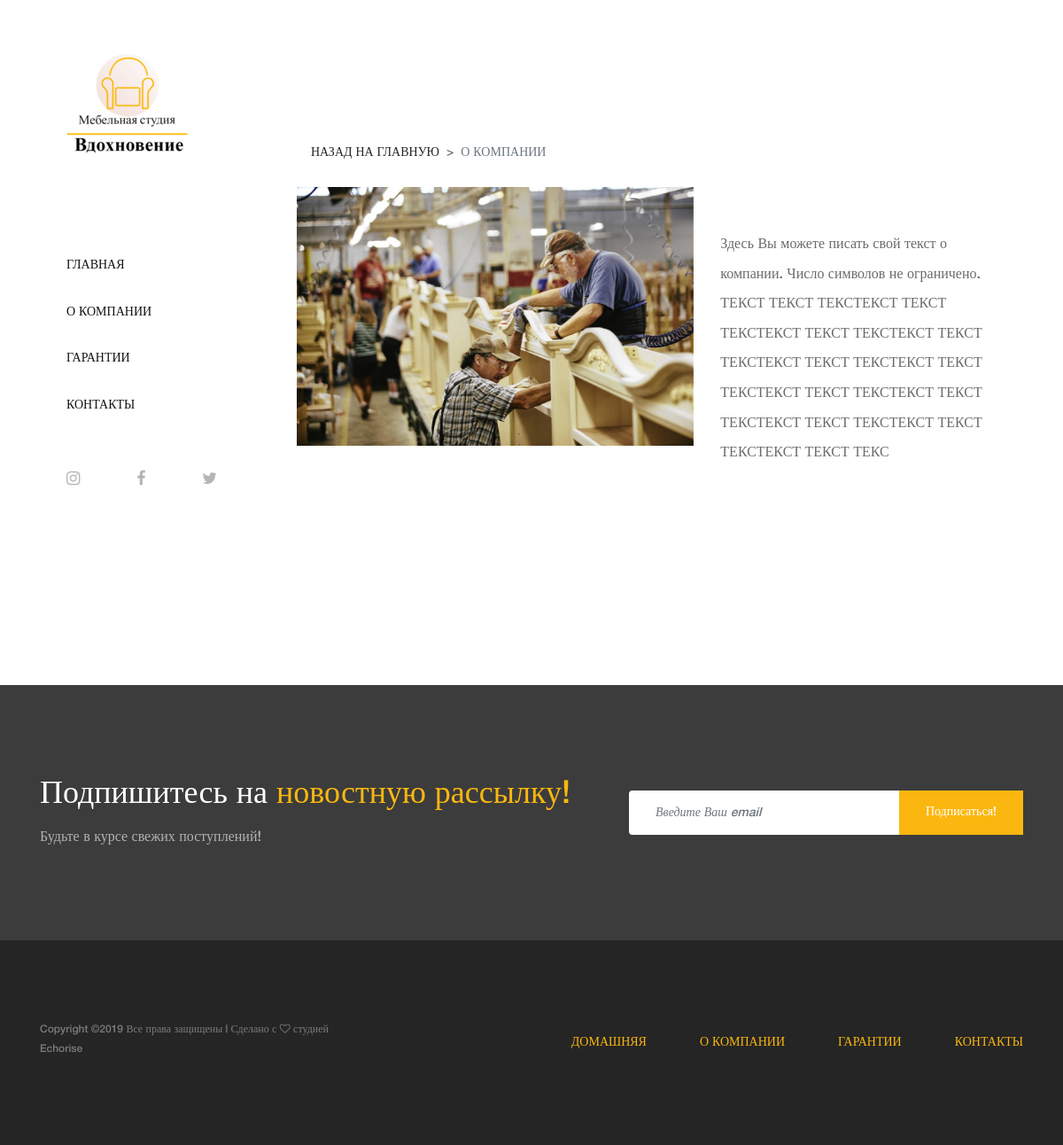
The app's page /about_us/ with its own data.
### about_us/models.py (models this page shows, shortened)
class About_usImage(models.Model):
    About_us = models.ForeignKey(About_us, blank=True, null=True, default=None, on_delete=models.CASCADE, verbose_name='О компании')
    image = models.ImageField(upload_to='about_us_images/', verbose_name='Фотография')
    is_main = models.BooleanField(default=False, verbose_name='Главная')
    is_active = models.BooleanField(default=True, verbose_name='Актуально')
    created = models.DateTimeField(default=timezone.now, verbose_name='Дата загрузки')
    updated = models.DateTimeField(default=timezone.now, verbose_name='Дата редактирования')
    class Meta:
        verbose_name = 'Фотография к вкладке "О компании"'
        verbose_name_plural = 'Фотографии к вкладкам "О компании"'

class About_us(models.Model):
    description = models.TextField(blank=True, null=True, default=None, verbose_name='Полное описание кладки "О компании"')
    is_active = models.BooleanField(default=True, verbose_name='Актуально?')
    created = models.DateTimeField(default=timezone.now, verbose_name='Дата создания записи')
    updated = models.DateTimeField(default=timezone.now, verbose_name='Дата редактирования записи')
    class Meta:
        verbose_name = 'О компании (запись)'
        verbose_name_plural = 'О компании (запись)'

### landing/views.py (the view)
# urls.py: url(r'^about_us/$', views.abouts_us, name='about_us'),
def abouts_us(request):
    about = About_us.objects.get(id=1)
    session_key = request.session.session_key
    if not session_key:
        request.session.cycle_key()
    print(request.session.session_key)
    form = SubscriberForm(request.POST or None)
    if request.method == "POST" and form.is_valid():
        print(request.POST)
        print(form.cleaned_data)
        data = form.cleaned_data
        print(form.cleaned_data["email"])
        new_form = form.save()
    return render(request, 'abouts_us/about_us.html', locals())

### landing/forms.py
class SubscriberForm(forms.ModelForm):
    class Meta:
        model = Subscriber
        exclude = ["created", "updated"]

### templates/abouts_us/about_us.html
{% extends 'base.html' %}
{% load static %}
{% block content %}
<div class="single-product-area section-padding-100 clearfix">
    <div class="container-fluid">
        <div class="row">
            <div class="col-12">
                <nav aria-label="breadcrumb">
                    <ol class="breadcrumb mt-50">
                        <li class="breadcrumb-item"><a href="{% url 'home' %}">Назад на главную</a></li>
                        <li class="breadcrumb-item active" aria-current="page">О компании</li>
                    </ol>
                </nav>
            </div>
        </div>
        <div class="row">
            <div class="col-12 col-lg-7">
                <div class="single_product_thumb">
                    {% for image_item in about.about_usimage_set.all %}
                        <div id="product_details_slider" class="carousel slide" data-ride="carousel">
                            <div class="carousel-inner">
                                <div class="carousel-item active">
                                    <a class="gallery_img" href="{{ image_item.image.url }}">
                                        <img class="d-block w-100" src="{{ image_item.image.url }}" alt="Нажмите для детального просмотра">
                                    </a>
                                </div>
                            </div>
                        </div>
                    {% endfor %}
                </div>
            </div>
            <div class="col-12 col-lg-5">
                <div class="single_product_desc">
                    <div class="short_overview my-5">
                        <p>{{ about.description }}</p>
                    </div>
                </div>
            </div>
        </div>
    </div>
</div>
{% endblock content %}

### templates/base.html (shortened to what this page needs)
{% load static %}
<!DOCTYPE html>
<html lang="en">
<head>
    <link rel="stylesheet" href="../static/css/core-style.css">
</head>
<body>
<div class="main-content-wrapper d-flex clearfix">
    {% include 'navbar.html' %}
    {% block content %}
    {% endblock content %}
</div>
    {% include 'footer.html' %}
</body>
</html>

### templates/navbar.html (shortened to what this page needs)
{% load static %}
<header class="header-area clearfix">
    <div class="logo">
        <a href="{% url 'home' %}"><img src="../static/images/core-img/logo_main_3_sm.png" alt=""></a>
    </div>
    <nav class="amado-nav">
        <ul>
            <li class=""><a href="{% url 'home' %}">Главная</a></li>
            <li><a href="{% url 'about_us' %}">О компании</a></li>
            <li><a href="{% url 'guarantees' %}">Гарантии</a></li>
            <li><a href="{% url 'contacts' %}">Контакты</a></li>
        </ul>
    </nav>
    <br><br>
    <div class="social-info d-flex justify-content-between">
        <a href="#"><i class="fa fa-instagram" aria-hidden="true"></i></a>
        <a href="#"><i class="fa fa-facebook" aria-hidden="true"></i></a>
        <a href="#"><i class="fa fa-twitter" aria-hidden="true"></i></a>
    </div>
</header>

### templates/footer.html (shortened to what this page needs)
{% load static %}
<section class="newsletter-area section-padding-100-0">
    <div class="container">
        <div class="row align-items-center">
            <div class="col-12 col-lg-6 col-xl-7">
                <div class="newsletter-text mb-100">
                    <h2>Подпишитесь на <span>новостную рассылку!</span></h2>
                    <p>Будьте в курсе свежих поступлений!</p>
                </div>
            </div>
            <div class="col-12 col-lg-6 col-xl-5">
                <div class="newsletter-form mb-100">
                    <form action="#" method="post">{% csrf_token %}
                        <input type="email" name="{{ form.email.name }}" value="{{ request.POST.email }}" class="nl-email form-control" placeholder="Введите Ваш email">
                        <input type="submit" value="Подписаться!">
                    </form>
                </div>
            </div>
        </div>
    </div>
</section>
<footer class="footer_area clearfix">
    <div class="container">
        <div class="row align-items-center">
            <div class="col-12 col-lg-4">
                <div class="single_widget_area">
                    <p class="copywrite">Copyright &copy;<script>document.write(new Date().getFullYear());</script> Все права защищены | Сделано с <i class="fa fa-heart-o" aria-hidden="true"></i> студией <a href="http://echorise.ru/" target="_blank">Echorise</a></p>
                </div>
            </div>
            <div class="col-12 col-lg-8">
                <div class="single_widget_area">
                    <div class="footer_menu">
                        <nav class="navbar navbar-expand-lg justify-content-end">
                            <div class="collapse navbar-collapse" id="footerNavContent">
                                <ul class="navbar-nav ml-auto">
                                    <li class="nav-item active">
                                        <a class="nav-link" href="{% url 'home' %}">Домашняя</a>
                                    </li>
                                    <li class="nav-item active">
                                        <a class="nav-link" href="{% url 'about_us' %}">О компании</a>
                                    </li>
                                    <li class="nav-item active">
                                        <a class="nav-link" href="{% url 'contacts' %}">Гарантии</a>
                                    </li>
                                    <li class="nav-item active">
                                        <a class="nav-link" href="{% url 'guarantees' %}">Контакты</a>
                                    </li>
                                </ul>
                            </div>
                        </nav>
                    </div>
                </div>
            </div>
        </div>
    </div>
</footer>

### records on screen
About_usImage: image (picture)
About_us: description "Здесь Вы можете писать свой текст о компании. Число символов не ограничено. ТЕКСТ ТЕКСТ ТЕКСТЕКСТ ТЕКСТ ТЕКСТЕКСТ ТЕКСТ ТЕКСТЕКСТ ТЕКСТ ТЕКСТЕКСТ ТЕКСТ ТЕКСТЕКСТ ТЕКСТ ТЕКСТЕКСТ ТЕКСТ ТЕКСТЕКСТ ТЕКСТ ТЕКСТЕКСТ ТЕКСТ ТЕКСТЕКСТ ТЕКСТ ТЕКСТЕКСТ ТЕКСТ ТЕКС"
